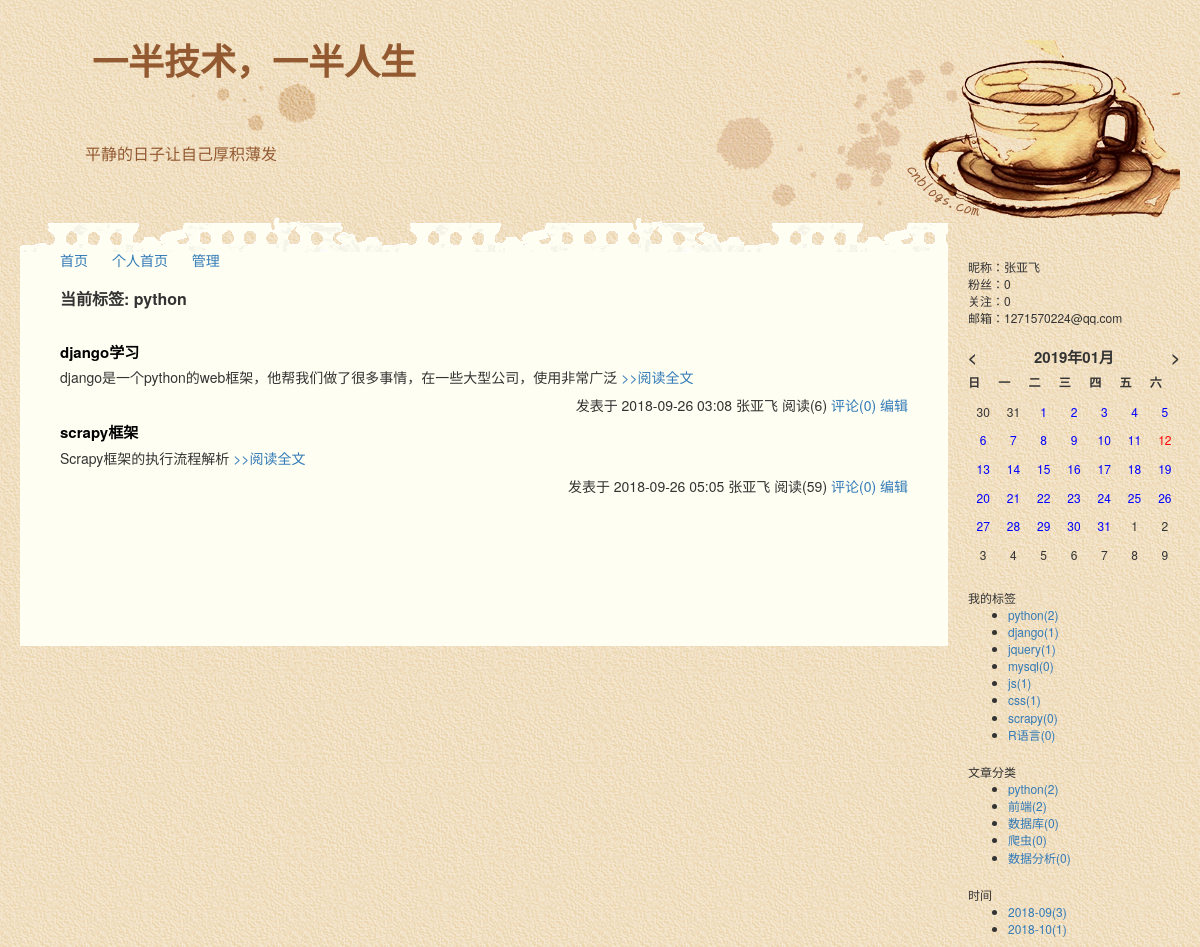
The page /zhangyafei/tag/1.html on the database its author committed.
### repository/models.py (models this page shows, shortened)
class Blog(models.Model):
    suffix = models.CharField(max_length=32,verbose_name='主站名称',unique=True)
    theme = models.CharField(max_length=32,verbose_name='博客主题',default='warm')
    title = models.CharField(max_length=32,verbose_name='个人博客标题')
    summary = models.CharField(max_length=32,verbose_name='博客简介')
    user = models.OneToOneField('UserInfo',on_delete=models.CASCADE)
    class Meta:
        verbose_name_plural = '博客表'

class UserInfo(models.Model):
    username = models.CharField(max_length=32,verbose_name='用户名',unique=True)
    pwd = models.CharField(max_length=16,verbose_name='密码')
    nickname = models.CharField(max_length=32,verbose_name='昵称',unique=True)
    email = models.EmailField(verbose_name='邮箱',unique=True)
    img = models.ImageField(verbose_name='图片',upload_to='static/upload/photo')
    create_time = models.DateTimeField(verbose_name='创建时间',auto_now_add=True)
    fans = models.ManyToManyField(verbose_name='粉丝们',to='UserInfo',through='Fans',related_name='f',through_fields=('user','fan'))
    class Meta:
        verbose_name_plural = '用户信息'

class Tags(models.Model):
    title = models.CharField(max_length=32)
    blog = models.ForeignKey('Blog',on_delete=models.CASCADE)
    class Meta:
        verbose_name_plural = '标签'

class Classification(models.Model):
    title = models.CharField(max_length=32,verbose_name='分类标题')
    blog = models.ForeignKey('Blog',verbose_name='所属博客',related_name='classification',on_delete=models.CASCADE)
    class Meta:
        verbose_name_plural = '分类'

class Article(models.Model):
    title = models.CharField(max_length=32,verbose_name='标题')
    summary = models.CharField(max_length=128,verbose_name='概述')
    detail = HTMLField(verbose_name='正文')
    create_time = models.DateTimeField(verbose_name='创建时间',auto_now_add=True)
    read_count = models.IntegerField(default=0,verbose_name='阅读次数')
    up_count = models.IntegerField(default=0,verbose_name='点赞次数')
    down_count = models.IntegerField(default=0,verbose_name='踩次数')
    comment_count = models.IntegerField(default=0,verbose_name='评论次数')
    img = models.ImageField(verbose_name='文章封面',upload_to='static/upload/artcle',null=True)
    blog = models.ForeignKey(to='Blog',verbose_name='所属博客',on_delete=models.CASCADE,related_name='article')
    article_classification = models.ForeignKey('Classification',verbose_name='个人博客文章分类',on_delete=models.SET_NULL,null=True,related_name='classification')
    publish_choices = (
        (0,'未发布'),
        (1,'已发布'),
    )
    publish = models.IntegerField(choices=publish_choices,default=0)
    type_choices = [(1,'Python全栈'),(2,'大数据'),(3,'WEB开发'),(4,'前端与移动开发'),(5,'运维'),(6,'数据库')]
    article_type_id = models.IntegerField(choices=type_choices,default=None,verbose_name='文章类型')
    tags = models.ManyToManyField(to='Tags',through='Ariticle_Tags',through_fields=('article','tag'))
    class Meta:
        verbose_name_plural = '文章'

### web/views/home.py (the view, shortened to what this page needs)
# urls.py: url(r'^(?P<blog_site>\w+)/(?P<condition>((date)|(types)|(tag)))/(?P<value>\w+-*\w*).html$',home.filter,name='filter'),
def filter(request,blog_site,condition,value):
    blog = Blog.objects.filter(suffix=blog_site).select_related('user').first()
    if not blog:
        raise Http404
    tag_list = Tags.objects.filter(blog=blog).all()
    classification_list = Classification.objects.filter(blog=blog).all()
    date_list = Article.objects.filter(blog=blog).raw(
        'select id,count(id) as num,strftime("%Y-%m",create_time) as ctime from repository_article group by strftime("%Y-%m",create_time)')
    if condition == 'tag':
        name = Tags.objects.filter(id=value).first().title
        filter_value = '当前标签: {}'.format(name)
        article_list_count = Article.objects.filter(tags=value,blog=blog).all().count()
        page_obj = Pagination(article_list_count,request.GET.get('p'))
        base_url = reverse(filter,kwargs={'blog_site':blog_site,'condition':condition,'value':value})
        page_str = page_obj.page_str(base_url)
        article_list = Article.objects.filter(tags=value,blog=blog)[page_obj.start:page_obj.end]
    else:
        article_list = []
    context = {'blog': blog, 'article_list': article_list, 'tag_list': tag_list,
               'classification_list': classification_list, 'date_list': date_list,
               'filter_value':filter_value,'page_str':page_str,'page_obj':page_obj}
    return render(request,'home.html',context)

### utils/pagination.py (called while the page is built, shortened)
    @property
    def start(self):
        return (self.current_page-1) * self.per_page_num

    @property
    def end(self):
        return self.current_page * self.per_page_num

    @property
    def num_pages(self):
        a,b = divmod(self.total_count,self.per_page_num)
        if b == 0:
            return a
        return a+1

    def pager_num_range(self):
        if self.num_pages < self.max_page_num:
            return range(1, self.num_pages + 1)

### templates/home.html (shortened to what this page needs)
{% extends 'home_layout.html' %}
{% block content %}
    <div class="summary-list">
        {% if filter_value %}
            <div class="filter-value">
                <span>{{ filter_value }}</span>
            </div>
        {% endif %}
        {% for article in article_list %}
            <div class="summary-item">
                <div class="summary-title">
                    <a href="{% url 'article_detail' blog.suffix article.id %}">{{ article.title }}</a>
                </div>
                <div class="summary-content">
                    {{ article.summary }}
                    <a href="{% url 'article_detail' blog.suffix article.id %}">>>阅读全文</a>
                </div>
                <div class="summary-footer">
                    <span>发表于 {{ article.create_time|date:"Y-m-d H:i" }}</span>
                    <span>{{ blog.user.nickname }}</span>
                    <span>阅读({{ article.read_count }})</span>
                    <a>评论({{ article.comment.count }})</a>
                    <a href="{% url 'backend:backend_edit_article' article.id %}">编辑</a>
                </div>
            </div>
        {% endfor %}
    </div>
{% endblock %}

### templates/home_layout.html (shortened to what this page needs)
<!DOCTYPE html>
<html lang="en">
<head>
    <link rel="stylesheet" href="/static/plugins/bootstrap-3.3.7-dist/css/bootstrap.css">
    <link rel="stylesheet" href="/static/plugins/font-awesome-4.7.0/css/font-awesome.css">
    <link rel="stylesheet" href="/static/css/theme/{{ blog.theme }}.css">
</head>
<body>
<div class="pg-header">
    <div class="title">
        <h1><a href="{% url 'home' blog_site=blog.suffix %}">{{ blog.title }}</a></h1>
        <span class="summary">{{ blog.summary }}</span>
    </div>
    <div class="menu-list">
        <a class="menu-item" href="/">首页</a>
        <a class="menu-item" href="{% url 'home' blog_site=blog.suffix %}">个人首页</a>
        <a class="menu-item" href="{% url 'backend:backend_index' %}">管理</a>
    </div>
</div>
<div class="pg-body">
    <div class="pg-menu">
        <div class="notice">
            <div class="notice-body">
                <ul>
                    <li>昵称：{{ blog.user.nickname }}</li>
                    <li>粉丝：{{ blog.user.fans.count }}</li>
                    <li>关注：{{ blog.user.f.count }}</li>
                    <li>邮箱：{{ blog.user.email }}</li>
                </ul>
            </div>
        </div>
        <div class="calendar" id="calendar"></div>
        <div class="tags">
            <div class="tags-header">我的标签</div>
            <div class="tags-body">
                <ul>
                    {% for tag in tag_list %}
                        <li>
                            <a href="{% url 'filter' blog.suffix 'tag' tag.id %}">{{ tag.title }}({{ tag.article_set.count }})</a>
                        </li>
                    {% endfor %}
                </ul>
            </div>
        </div>
        <div class="types">
            <div class="types-header">文章分类</div>
            <div class="types-body">
                <ul>
                    {% for type in classification_list %}
                        <li>
                            <a href="{% url 'filter' blog.suffix 'types' type.id %}">{{ type.title }}({{ type.classification.count }})</a>
                        </li>
                    {% endfor %}
                </ul>
            </div>
        </div>
        <div class="dates">
            <div class="dates-header">时间</div>
            <div class="dates-body">
                <ul>
                    {% for date in date_list %}
                        <li>
                            <a href="{% url 'filter' blog.suffix 'date' date.ctime %}">{{ date.ctime }}({{ date.num }})</a>
                        </li>
                    {% endfor %}
                </ul>
            </div>
        </div>
    </div>
    <div class="pg-content">
        {% block content %}{% endblock %}
    </div>
</div>
</body>
</html>

### static/css/theme/warm.css (style rules this page uses)
body { margin: 0; padding: 20px; min-height: 101%; background: url("/static/css/theme/bg_body.gif") left top; }
.pg-header { background: url("/static/css/theme/coffee.gif") right top no-repeat; height: 178px; }
.title { background: url("/static/css/theme/bg_title.gif") 170px 40px no-repeat; height: 210px; clear: both; }
.title a { color: #935A32; font-weight: bold; margin-left: 2em; font-family: "黑体", "ms song", "宋体", "Arial", "verdana", "Helvetica", "sans-serif"; }
.summary { display: inline-block; margin-top: 50px; margin-left: 65px; font-size: 16px; color: #935A32; }
.menu-list { width: 90%; height: 40px; margin: auto; margin-left: 40px; }
.summary-list .filter-value { font-size: 16px; font-weight: bold; text-align: left; padding-bottom: 30px; padding-right: 10px; }
.menu-list .menu-item { padding-right: 20px; }
.pg-body { width: 100%; }
.pg-menu { float: right; width: 20%; padding-top: 20px; padding-left: 20px; font-size: 12px; }
.pg-menu>div { margin-top: 20px; }
.notice-body ul { padding-left: 0; list-style: none; }
.pg-content { width: 80%; margin: auto auto 20px auto; float: left; background: #FEFEF2 url("/static/css/theme/bg_left.gif") left top repeat-x; padding-top: 70px; padding-right: 40px; padding-left: 40px; padding-bottom: 100px; }
.summary-list .summary-item { margin-bottom: 30px; line-height: 2; }
.summary-item .summary-title { font-weight: bold; font-size: 15px; width: 100%; line-height: 1.5; }
.summary-item .summary-title a { color: black; }
.summary-footer { float: right; }

### rows shown on the page
Blog: title "一半技术，一半人生", summary "平静的日子让自己厚积薄发", user.nickname "张亚飞", user.fans.count "0", user.f.count "0", user.email "1271570224@qq.com"
Tags: title "python", article_set.count "2"
Tags: title "django", article_set.count "1"
Tags: title "jquery", article_set.count "1"
Tags: title "mysql", article_set.count "0"
Tags: title "js", article_set.count "1"
Tags: title "css", article_set.count "1"
Tags: title "scrapy", article_set.count "0"
Tags: title "R语言", article_set.count "0"
Classification: title "python", classification.count "2"
Classification: title "前端", classification.count "2"
Classification: title "数据库", classification.count "0"
Classification: title "爬虫", classification.count "0"
Classification: title "数据分析", classification.count "0"
Article: ctime "2018-09", num "3"
Article: ctime "2018-10", num "1"
Article: title "django学习", summary "django是一个python的web框架，他帮我们做了很多事情，在一些大型公司，使用非常广泛", create_time "2018-09-26 03:08", read_count "6", comment.count "0"
Article: title "scrapy框架", summary "Scrapy框架的执行流程解析", create_time "2018-09-26 05:05", read_count "59", comment.count "0"

### other values the page prints
{{ filter_value }} "当前标签: python"
